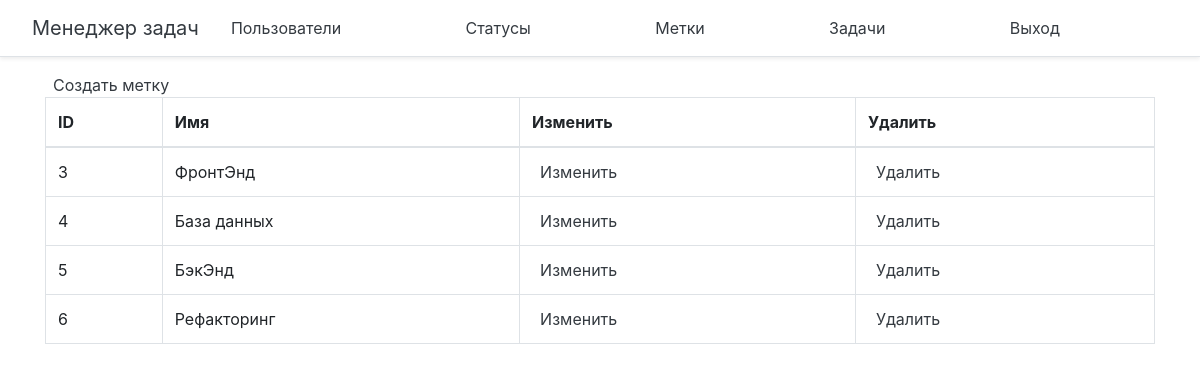
Page /labels/ (signed in) on the committed database.
### app/models.py (models this page shows, shortened)
class Label(models.Model):
    name = models.CharField(verbose_name=_('label_name'), max_length=30)

### app/views.py (the view, shortened to what this page needs)
# urls.py: path('labels/', LabelList.as_view(), name='labels'),
class LabelList(LoginRequiredMixin, ListView):
    model = Label
    template_name = 'labels/labels.html'
    context_object_name = 'labels'

### task_manager/templates/labels/labels.html (shortened to what this page needs)
{% extends 'base.html' %}
{% load bootstrap4 %}
{% load i18n %}
{% block content %}
<div>
  <td>
    <a class="p-2 text-dark" href="{% url 'create_label'%}">{% trans "create label" %}</a>
  </td>
  <table class='table table-hover table-bordered'>
    <thead>
    <tr>
      <th scope="col">ID</th>
      <th scope="col">{% trans 'label_name' %}</th>
      <th scope="col">{% trans 'edit' %}</th>
      <th scope="col">{% trans 'delete' %}</th>
    </tr>
    </thead>
    <tbody>
    {% for label in labels %}
      <tr>
        <td>{{label.id}}</td>
        <td>{{label.name}}</td>
        <td>
           <a class="p-2 text-dark" href="{% url 'update_label' label.id %}">{% trans "edit" %}</a>
        </td>
        <td>
           <a class="p-2 text-dark" href="{% url 'delete_label' label.id %}">{% trans "delete" %}</a>
        </td>
      </tr>
    {% endfor %}
    </tbody>
  </table>
</div>
{% endblock %}

### rows in the picture
Label: id "3", name "ФронтЭнд"
Label: id "4", name "База данных"
Label: id "5", name "БэкЭнд"
Label: id "6", name "Рефакторинг"
